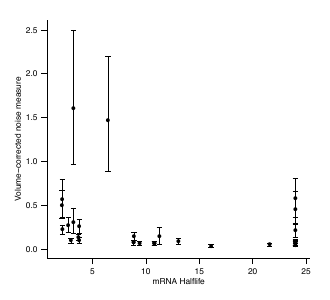

Recreate this plot in R.
library(ggplot2)
library(plyr)
library(reshape)
library(boot)

seedFromFile <- read.table('~/Dropbox/densitypaper/densityfigures/seed_marginalhist')
.Random.seed <- t(seedFromFile)

data <- read.delim('~/Dropbox/densitypaper/ExtractedData/CRL.txt',header=T,stringsAsFactors=F)

numericcols <- c('volume','area','totalGAPDH','cytoGAPDH','nucGAPDH','nucArea',
                 'nucIntensityTotal','nucIntensityAvg','numCyclin','totalRNA','cytoRNA',
                 'nucRNA','numTxnSites','avgIntron','avgExon','numRnaPerTxnSiteAvgExon');


for (col in numericcols){
  data[[col]] <- as.numeric(data[[col]])
}

data$volume <- data$volume/1000

halflife <- read.delim('~/Dropbox/densitypaper/halflife.txt',header=T,stringsAsFactors=F)
hl <- halflife[,c('gene_name','halflife')]
colnames(hl) <- c('gene','halflife')
hl <- subset(hl,halflife!='N.D.')
hl$halflife[hl$halflife=='>24'] = 24
hl$halflife <- as.numeric(hl$halflife)

boot.nm <- function(mydata,i){
  d <- mydata[i,]
  cytoRNA <- d$cytoRNA
  volume <- d$volume
  fit <- lm(cytoRNA ~ volume, data = d)
  slope <- fit$coeff[[2]]
  int <- fit$coeff[[1]]
  
  out <- (sd(cytoRNA)/mean(cytoRNA))^2 - 
    slope*mean(volume)/(int+slope*mean(volume)) * cov(cytoRNA,volume)/(mean(cytoRNA)*mean(volume))
  
  return(out)
}

boot.cvR2 <- function(mydata,i){
  d <- mydata[i,]
  cytoRNA <- d$cytoRNA
  
  out <- (sd(cytoRNA)/mean(cytoRNA))^2
  
  return(out)
}

boot.cvC2 <- function(mydata,i){
  d <- mydata[i,]
  cytoRNA <- d$cytoRNA
  volume <- d$volume
  
  out <- (sd(cytoRNA/volume)/mean(cytoRNA/volume))^2
  
  return(out)
}

boots <- ddply(data, .(gene), function(df) {
  results <- boot(data=df, statistic=boot.nm, R=5000)
  est <- mean(results$t)
  orderedResults <- results$t[order(results$t)]
  lower <- orderedResults[125]
  upper <- orderedResults[4875]
  out <- c(est,lower,upper)
  names(out) <- c('nm','nm.lower','nm.upper');
  out
})

boots$measure <- 'Nm'
colnames(boots) <- c('gene','value','lower','upper','measure')

outDat <- merge(boots, hl)

pdf('~/Dropbox/densitypaper/SupplementaryFigures/Noise2/halflife_noise.pdf',width=3.3,height=3)
ggplot(outDat,aes(x=halflife,y=value)) +
  geom_point(size=1.3) +
  theme_classic() +
  geom_errorbar(aes(ymin=lower,ymax=upper),width=0.5) +
  ylab('Volume-corrected noise measure') + xlab('mRNA Halflife') +
  theme(axis.title=element_text(size='6'), axis.text=element_text(size='6'))
dev.off()
